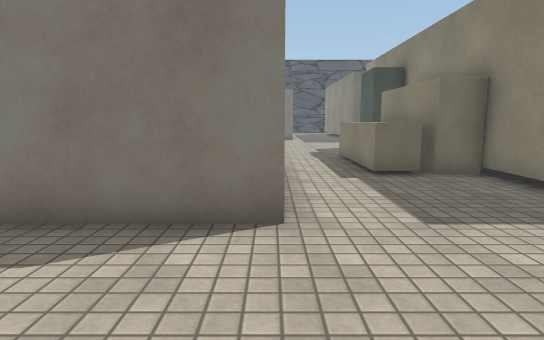
[1] (above)

23 first-person views from a walk through a Unity game level. The camera is 1.3 m above the floor, tilts 8° down and sees 75° across. The floor is counted in squares, 1 m on a side. Each view is taken from the middle of a square. On the plan, view 1 faces up. The plan holds only what a view shows up to about 15 squares ahead; the rest is blank. Some surface patterns are stand-ins.

[2]
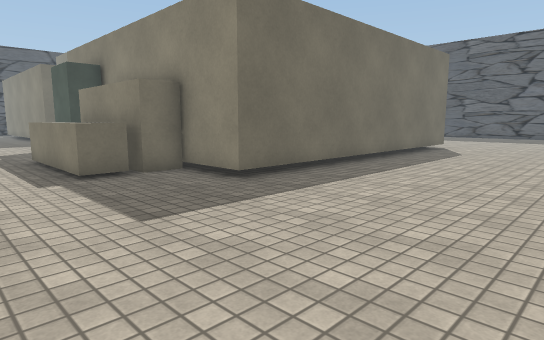

[3]
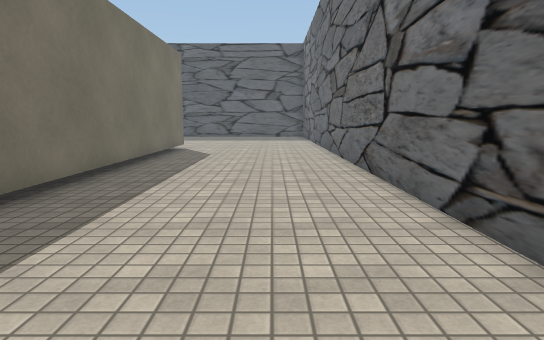

[4]
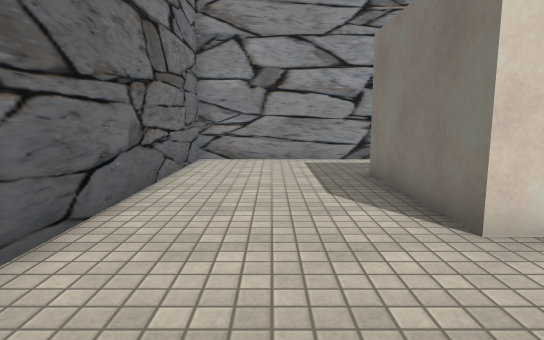

[5]
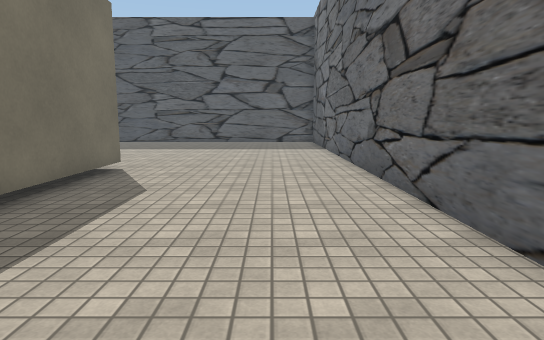

[6]
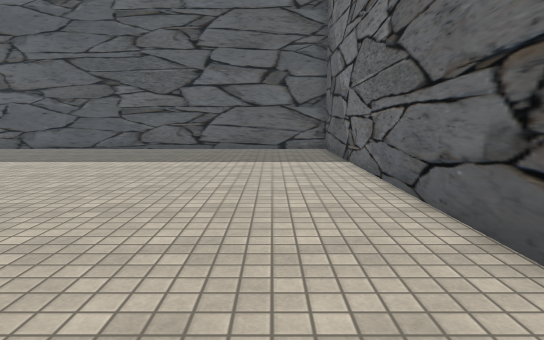

[7]
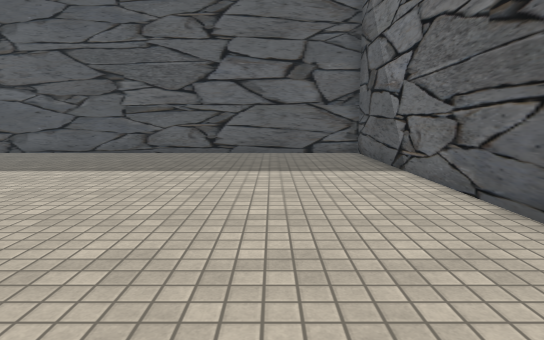

[8]
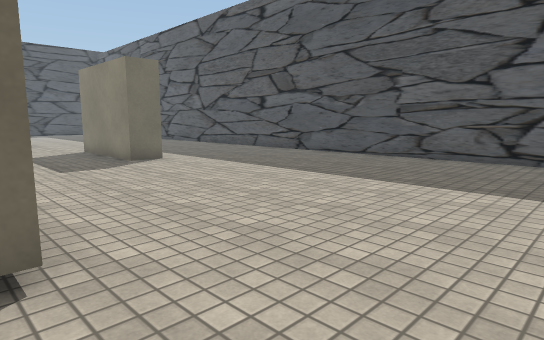

[9]
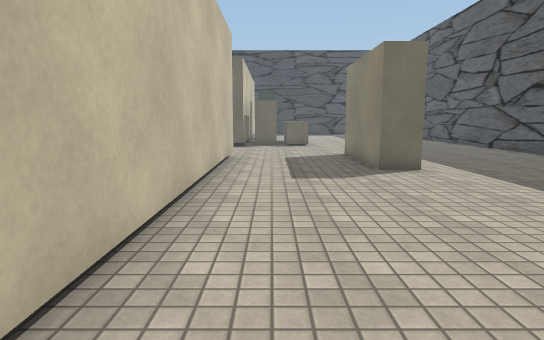

[10]
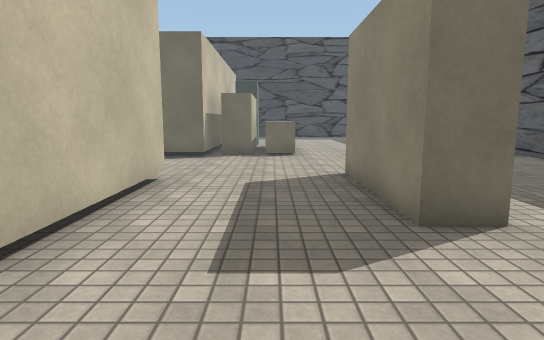

[11]
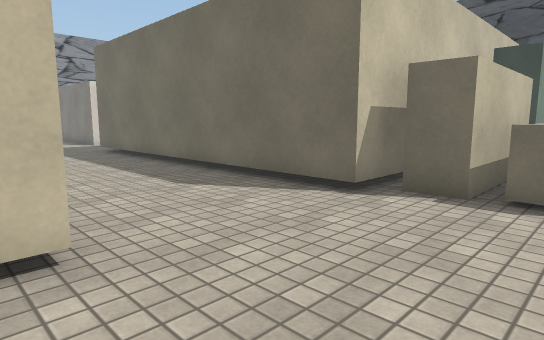

[12]
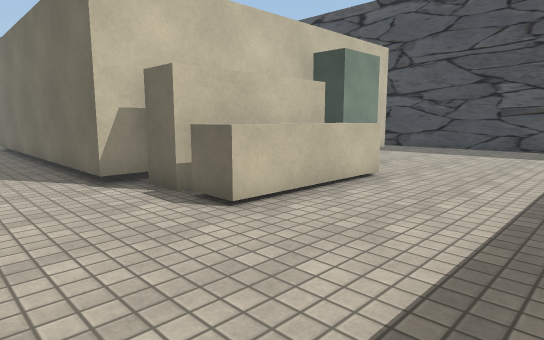

[13]
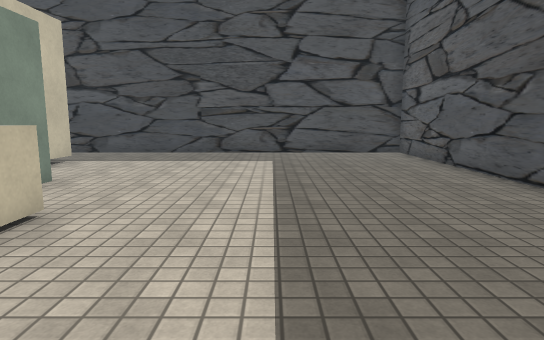

[14]
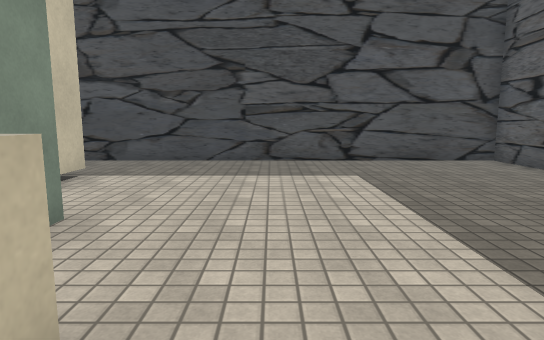

[15]
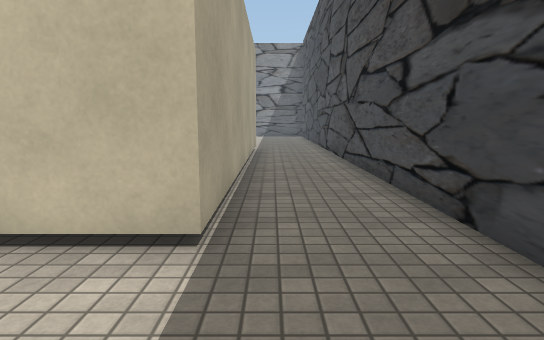

[16]
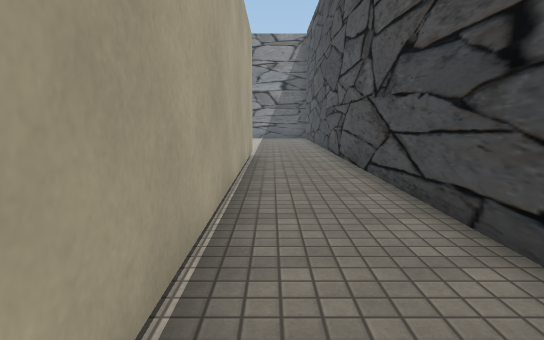

[17]
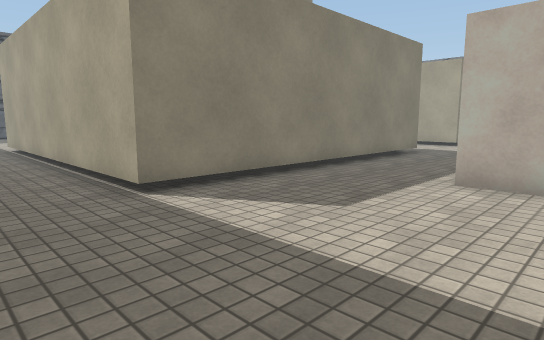

[18]
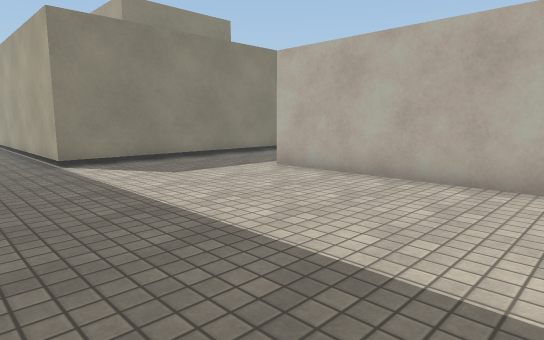

[19]
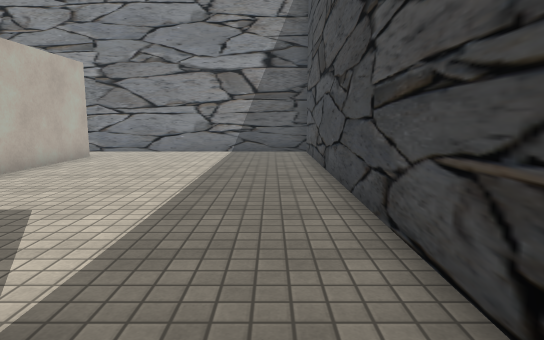

[20]
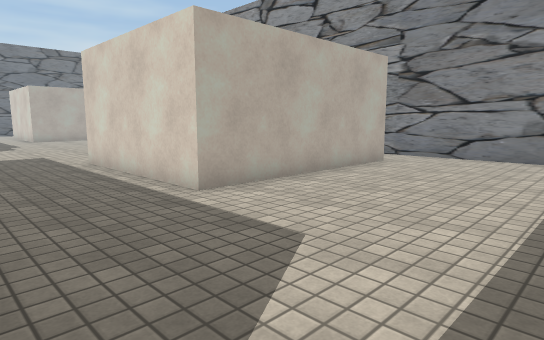

[21]
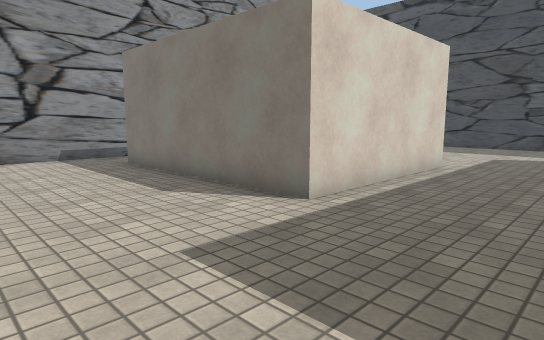

[22]
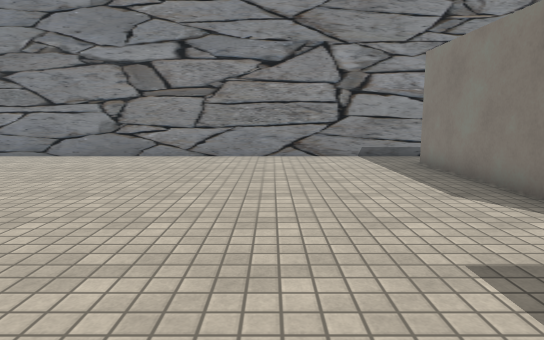

[23]
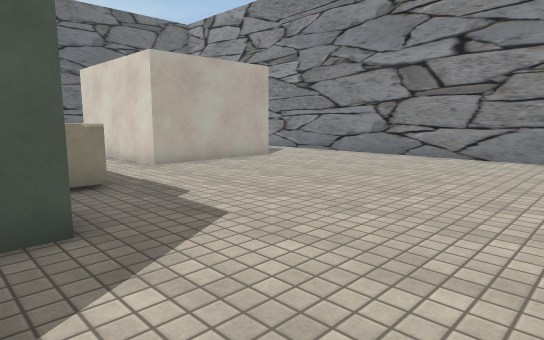

### Floor plan
Points are (right, up) in squares from view 1. A wall is a line through its corners. A room is listed if a view was taken in it or the views show most of it. See-through windows are left out.
Room 1 (views 1, 2, 3, 4, 5, 6, 7, 8, 9, 10, 11, 12, 13, 14, 15, 16)
walls: (17.6, 18) (17.6, 6.6); (23, 14.3) (21.8, 14.3) (21.8, 18.8); (17.6, 6.1) (5.1, 6.1) (5.1, 8.5) (3.9, 8.5) (3.9, 10.5); (29.2, 18.2) (29.2, 20.2); (29.2, 21.9) (29.2, 23.5); (19.2, 27.8) (19.2, 23.3); (20.9, 27.8) (20.9, 23.3); (3.6, 8.5) (2.5, 8.5) (2.5, 10.5); (0.2, 10.3) (0.2, 4.4) (-4.6, 4.4); (29.2, 29.6) (29.2, 37.4) (18.5, 37.4); (4, -0.4) (29.2, -0.4) (29.2, 14); (17.6, 34.3) (17.6, 32.2); (-7.9, 11.6) (-7.9, 9.1); (-7.9, 5.4) (-7.9, -0.4) (1, -0.4)
ways out: opening at (17.3, 36) to room 2; opening at (-6, 11.7) to room 3; opening at (2, 11) to room 3; opening at (20.1, 20.3) to room 3
objects: block (18, 29) to (19, 30)
Room 2 (views 17, 18, 19, 20)
walls: (5.1, 29.4) (5.1, 34.3) (17.6, 34.3); (-5.8, 29.4) (1.4, 29.4); (18.5, 37.4) (-7.9, 37.4) (-7.9, 29.4)
ways out: opening at (17.3, 36) to room 1; opening at (-7, 30) to room 3; opening at (3, 30) to room 3
Room 3 (views 21, 22, 23)
walls: (2.5, 10.5) (2.5, 12.9) (3.1, 12.9); (3.9, 10.5) (3.9, 13); (1.4, 29.4) (1.4, 23.5) (-5.8, 23.5); (-4.6, 10.3) (0.2, 10.3); (-7.9, 24.5) (-7.9, 11.6); (-7.9, 29.4) (-7.9, 28.2); (17.6, 25.2) (17.6, 22.5) (5.1, 22.5) (5.1, 29.4); (19.2, 23.3) (18.1, 23.3); (20.9, 23.3) (19.8, 23.3)
ways out: opening at (-6, 11.7) to room 1; opening at (2, 11) to room 1; opening at (20.1, 20.3) to room 1; opening at (-7, 30) to room 2; opening at (3, 30) to room 2
objects: block (4, 14) to (5, 16)

Positions as (right, up) in squares from view 1, and headings:
1: (0, 0), facing up
2: (0, 0), facing up-right
3: (1, 2), facing right
4: (4, 2), facing left
5: (8, 2), facing right
6: (13, 2), facing right
7: (15, 3), facing right
8: (17, 3), facing up-right
9: (19, 5), facing up
10: (20, 10), facing up
11: (21, 17), facing up-left
12: (25, 20), facing up-left
13: (24, 23), facing up
14: (22, 26), facing up
15: (21, 35), facing left
16: (18, 35), facing left
17: (-1, 37), facing down-right
18: (-6, 37), facing down-right
19: (7, 36), facing left
20: (5, 35), facing down-left
21: (5, 19), facing up-left
22: (5, 19), facing left
23: (5, 20), facing down-left
